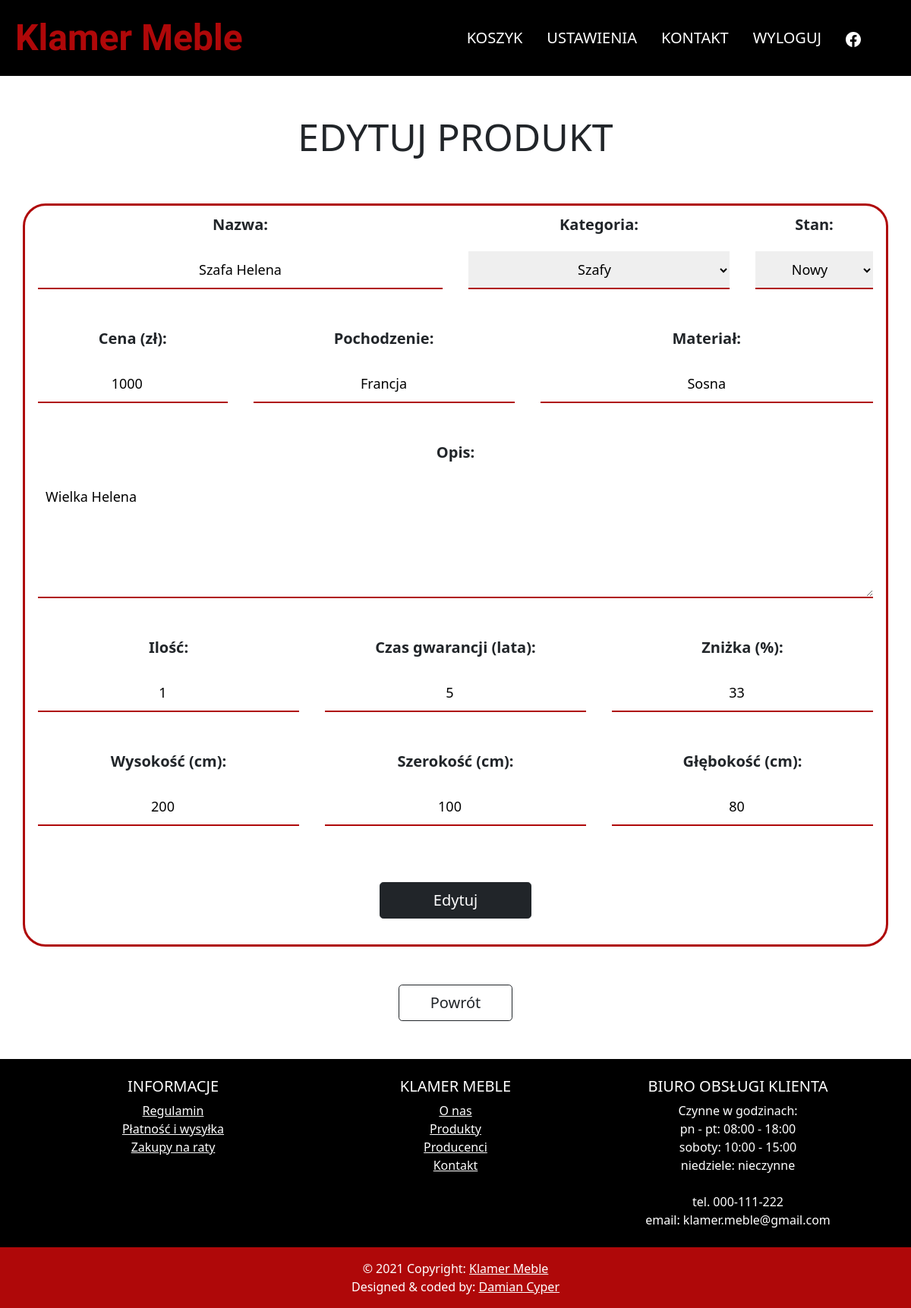
The page /settings/all_products/edit/2 (signed in) on the database as committed earlier.
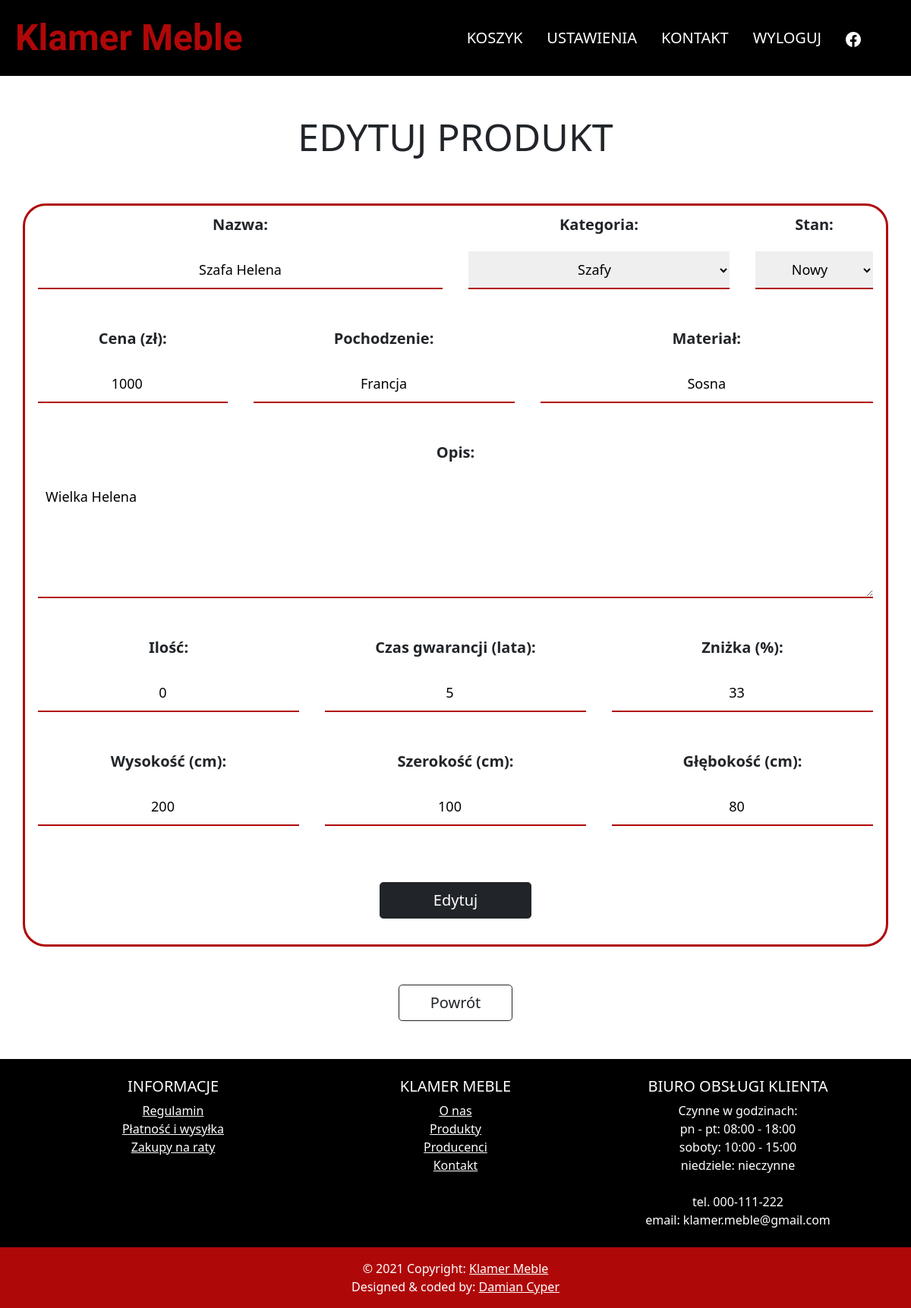
The same page on the database as committed later.
### store/models.py (models this page shows, shortened)
class Furniture(models.Model):
    name = models.CharField(max_length=255)
    type = models.ForeignKey(FurnitureType, on_delete=models.CASCADE)
    state = models.CharField(choices=STATE, default='new', max_length=20)
    price = models.IntegerField(default=200)
    origin = models.CharField(max_length=255)
    material = models.CharField(max_length=255)
    amount = models.IntegerField(default=0)
    description = models.TextField()
    warranty_time = models.IntegerField(default=0)
    discount = models.IntegerField(default=0)
    height = models.IntegerField()
    width = models.IntegerField()
    depth = models.IntegerField()

class FurnitureType(models.Model):
    name = models.CharField(max_length=255)

### store/views.py (the view, shortened to what this page needs)
# urls.py: path('settings/all_products/edit/<int:pk>', staff_member_required(EditProductView.as_view(template_name='admin_product_edit.html')), name='edit_product_admin'),
class EditProductView(SuperUserCheck, generic.ListView):
    model = Furniture
    def get_queryset(self):
        products = super().get_queryset()
        product = products.filter(id=self.kwargs['pk'])
        return product
    def get_context_data(self, **kwargs):
        context = super().get_context_data(**kwargs)
        context['categories'] = FurnitureType.objects.all()
        context['pk'] = self.kwargs['pk']
        return context

### store/views.py (called while the page is built)
    def test_func(self):
        return self.request.user.is_superuser

### store/templates/admin_product_edit.html (shortened to what the changed rows need)
{% extends 'navMenu.html' %}
{% block additional %}
    {% load static %}
    <link href="{% static 'store/all_products.css' %}" rel="stylesheet">
{% endblock %}
{% block main %}
    <div style="min-height: 74vh; margin: 0 auto;" id="form" class="container">
      <form method="post" id="edit_form" class="row">
          <div class="col-md-6 d-flex flex-column">
              <label for="prod_name">Nazwa: </label>
              <input id="prod_name" type="text" name="prod_name" value="{{object_list.0.name}}" required>
          </div>
          <div class="col-md-4 d-flex flex-column">
              <label for="prod_type">Kategoria:</label>
              <select id="prod_type" name="prod_type" required>
                  {% for category in categories %}
                        <option {%if object_list.0.type.name == category.name %} selected {%endif%}>{{category.name}}</option>
                  {% endfor %}
              </select>
          </div>
          <div class="col-md-2 d-flex flex-column">
              <label for="prod_state">Stan: </label>
              <select id="prod_state" name="prod_state" required>
                  <option value="new" {%if object_list.0.state == "new"%} selected {%endif%} >Nowy</option>
              </select>
          </div>
          <div class="col-md-3 d-flex flex-column">
              <label for="prod_price">Cena (zł): </label>
              <input id="prod_price" name="prod_price" type="number" min="1" value="{{object_list.0.price}}" required>
          </div>
          <div class="col-md-4 d-flex flex-column">
              <label for="prod_origin">Pochodzenie: </label>
              <input id="prod_origin" type="text" name="prod_origin" value="{{object_list.0.origin}}" required>
          </div>
          <div class="col-md-5 d-flex flex-column">
              <label for="prod_material">Materiał: </label>
              <input id="prod_material" type="text" name="prod_material" value="{{object_list.0.material}}" required>
          </div>
          <div class="col-md-12 d-flex flex-column">
              <label for="prod_desc">Opis: </label>
              <textarea id="prod_desc" name="prod_desc" rows="5">{{object_list.0.description}}</textarea>
          </div>
          <div class="col-md-4 d-flex flex-column">
              <label for="prod_amount">Ilość: </label>
              <input id="prod_amount" type="number" min="0" name="prod_amount" value="{{object_list.0.amount}}" required>
          </div>
          <div class="col-md-4 d-flex flex-column">
              <label for="prod_warranty">Czas gwarancji (lata): </label>
              <input id="prod_warranty" name="prod_warranty" type="number" min="0" value="{{object_list.0.warranty_time}}" required>
          </div>
          <div class="col-md-4 d-flex flex-column">
              <label for="prod_discount">Zniżka (%): </label>
              <input id="prod_discount" type="number" min="0" max="99" name="prod_discount" value="{{object_list.0.discount}}" required>
          </div>
          <div class="col-md-4 d-flex flex-column">
              <label for="prod_height">Wysokość (cm): </label>
              <input id="prod_height" type="number" min="1" max="500" name="prod_height" value="{{object_list.0.height}}">
          </div>
          <div class="col-md-4 d-flex flex-column">
              <label for="prod_width">Szerokość (cm): </label>
              <input id="prod_width" name="prod_width" type="number" min="1" max="500" value="{{object_list.0.width}}" required>
          </div>
          <div class="col-md-4 d-flex flex-column">
              <label for="prod_depth">Głębokość (cm): </label>
              <input id="prod_depth" type="number" name="prod_depth" min="1" max="500" value="{{object_list.0.depth}}" required>
          </div>
      </form>
    </div>
{% endblock %}

Rows that differ between the two databases and show on the page:
changed Furniture "Szafa Helena": prod_amount "1" → "0"
